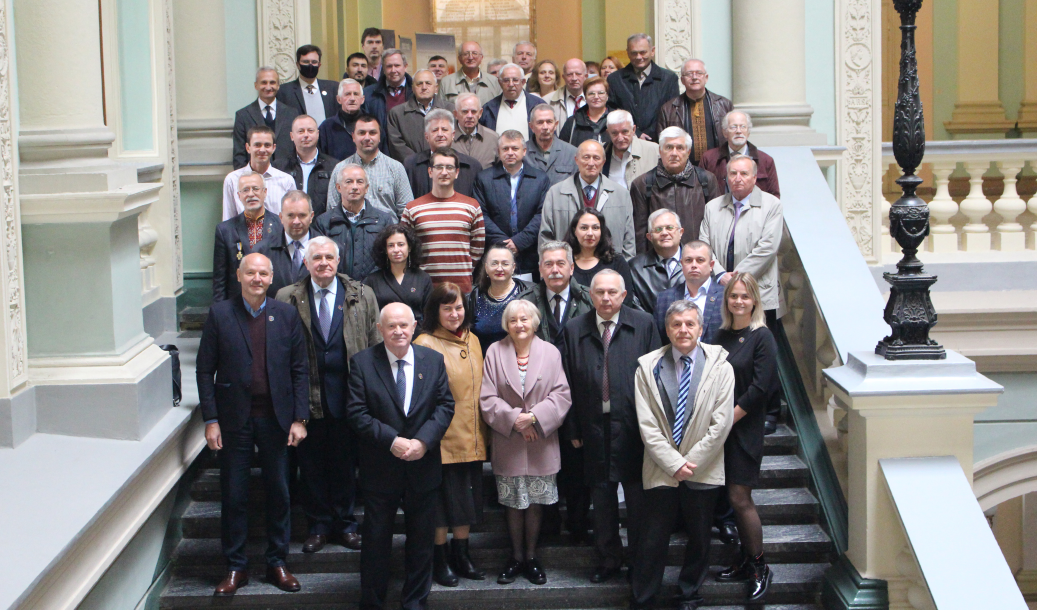
#> input picture 18PPY/OpenCV/MoreThanOne.jpg, 5184 x 3049 px, found by its file name (shown at 1/5 size)
$ python DetectingFaceInPhoto.py
#> lines starting #> are read from the running program, lines starting #| are printed output that depends on the picture; after the words box and inside, x2 and y2 are one past the last pixel; in counts of white or black regions, pixels touching at a corner belong together
import cv2
#absolute path to cascade file
face_cascade = cv2.CascadeClassifier('Documents/18PPY/OpenCV/raw.githubusercontent.com_opencv_opencv_master_data_haarcascades_haarcascade_frontalface_default.xml')
#absolute path to photo file
img = cv2.imread('Documents/18PPY/OpenCV/MoreThanOne.jpg')
#> img is the input picture: shape (3049, 5184, 3); mean B, G, R 126.4, 128.5, 132

grayscaleImage = cv2.cvtColor(img, cv2.COLOR_BGR2GRAY)
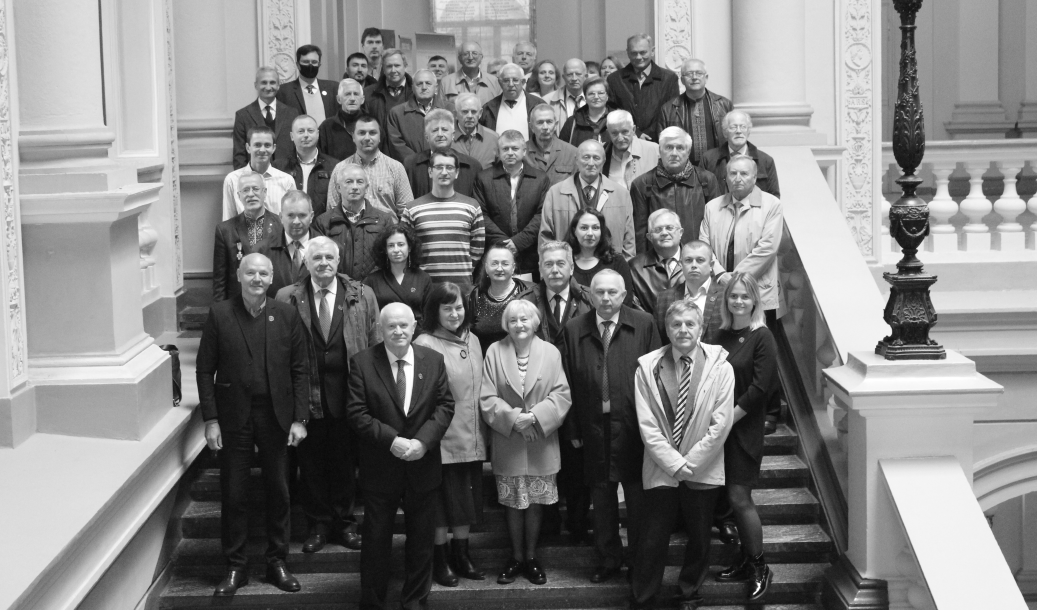
#> grayscaleImage: shape (3049, 5184) (shown at 1/5 size); min 0, max 255, mean 129.3

faces = face_cascade.detectMultiScale(grayscaleImage, 1.1, 4)
#> faces = 70 rows, first 6: [1725, 1286, 25, 25], [2717, 1670, 27, 27], [1857, 320, 59, 59], [3566, 582, 60, 60], [2991, 304, 89, 89], [3346, 501, 83, 83]

for(x,y,w,h) in faces:
    cv2.rectangle(img, (x,y),(x+w,y+h),(64, 245, 61),2)
#> this loop made 70 passes
#> (x, y, w, h) on passes 1 to 12: (1725, 1286, 25, 25), (2717, 1670, 27, 27), (1857, 320, 59, 59), (3566, 582, 60, 60), (2991, 304, 89, 89), (3346, 501, 83, 83), (1816, 170, 111, 111), (2569, 228, 106, 106), (1740, 285, 112, 112), (2679, 319, 113, 113), (4484, 435, 80, 80), (2298, 225, 110, 110)
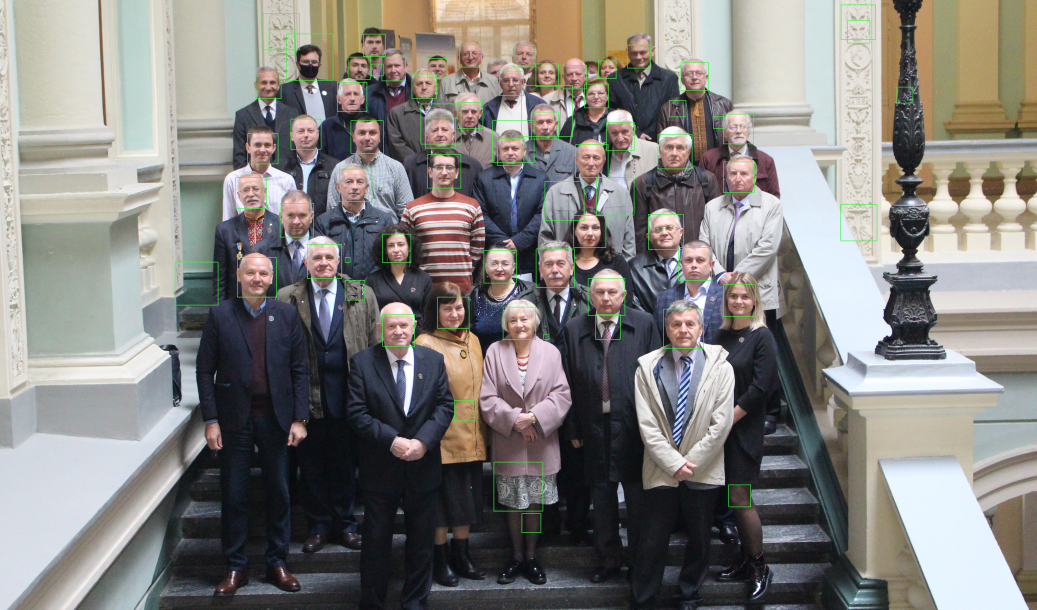
#> img: shape (3049, 5184, 3) (shown at 1/5 size); mean B, G, R 126, 129.5, 131.5

cv2.imshow('Detecting face in photo',img)

cv2.waitKey()

$ run again, with 18PPY/OpenCV/dog.jpg copied over 18PPY/OpenCV/MoreThanOne.jpg
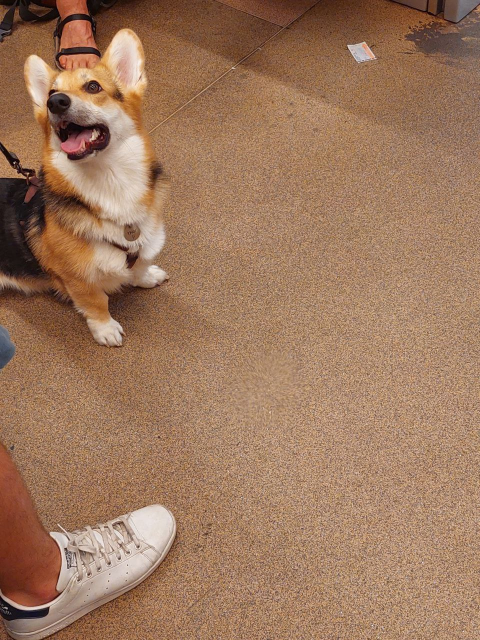
#> input picture 18PPY/OpenCV/dog.jpg, 960 x 1280 px, found by its file name (shown at 1/2 size)
#> img is the input picture: shape (1280, 960, 3); mean B, G, R 94, 120.5, 158
#> `grayscaleImage = cv2.cvtColor(img, cv2.COLOR_BGR2GRAY)`:
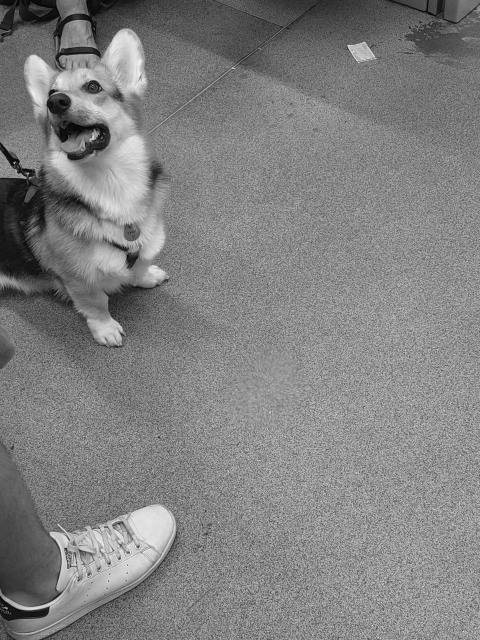
#> grayscaleImage: shape (1280, 960) (shown at 1/2 size); min 0, max 252, mean 128.7
#> faces = ()

$ run again, with 18PPY/OpenCV/photo.jpg copied over 18PPY/OpenCV/MoreThanOne.jpg
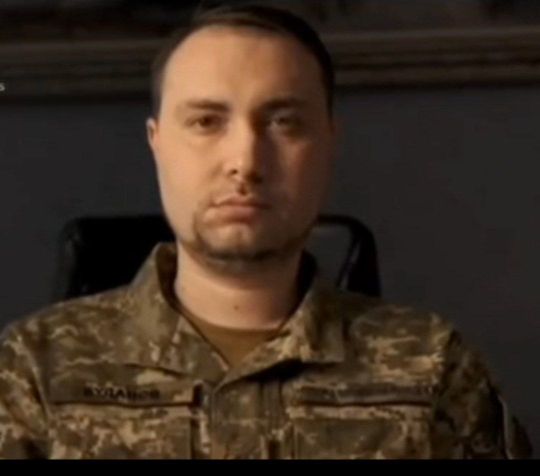
#> input picture 18PPY/OpenCV/photo.jpg, 1080 x 952 px, found by its file name (shown at 1/2 size)
#> img is the input picture: shape (952, 1080, 3); mean B, G, R 33.3, 45.6, 60.6
#> `grayscaleImage = cv2.cvtColor(img, cv2.COLOR_BGR2GRAY)`:
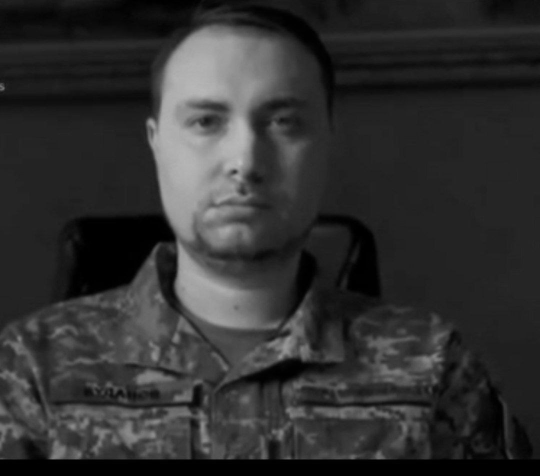
#> grayscaleImage: shape (952, 1080) (shown at 1/2 size); min 0, max 191, mean 48.7
#> faces = [[278, 82, 408, 408]]
#> the loop `for(x,y,w,h) in faces:` made 1 pass
#> after the loop `for(x,y,w,h) in faces:`:
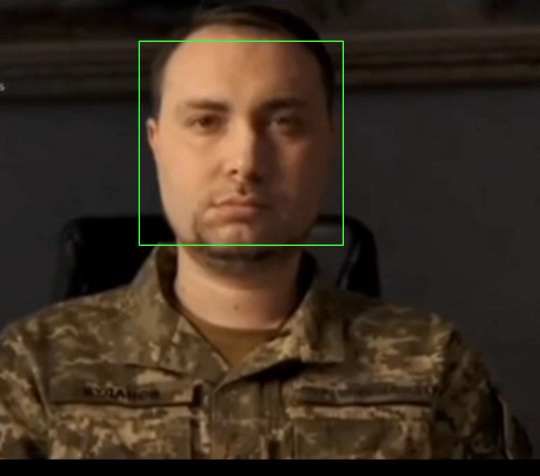
#> img: shape (952, 1080, 3) (shown at 1/2 size); 0.48% of pixels changed, all inside (x1, y1, x2, y2) = (277, 81, 688, 492)
